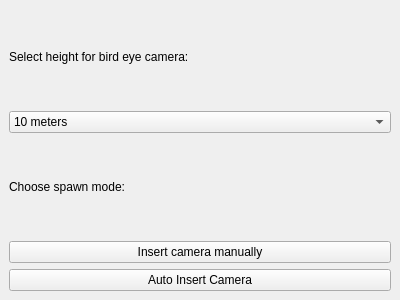
<?xml version="1.0" encoding="UTF-8"?>
<ui version="4.0">
 <class>CameraDockWidget</class>
 <widget class="QDockWidget" name="CameraDockWidget">
  <property name="geometry">
   <rect>
    <x>0</x>
    <y>0</y>
    <width>400</width>
    <height>300</height>
   </rect>
  </property>
  <property name="windowTitle">
   <string>Add Camera</string>
  </property>
  <widget class="QWidget" name="dockWidgetContents">
   <layout class="QGridLayout" name="gridLayout">
    <item row="0" column="0">
     <widget class="QLabel" name="label">
      <property name="text">
       <string>Select height for bird eye camera: </string>
      </property>
     </widget>
    </item>
    <item row="1" column="0">
     <widget class="QComboBox" name="cameraheight">
      <item>
       <property name="text">
        <string>10 meters</string>
       </property>
      </item>
      <item>
       <property name="text">
        <string>20 meters</string>
       </property>
      </item>
      <item>
       <property name="text">
        <string>30 meters</string>
       </property>
      </item>
      <item>
       <property name="text">
        <string>40 meters</string>
       </property>
      </item>
      <item>
       <property name="text">
        <string>50 meters</string>
       </property>
      </item>
      <item>
       <property name="text">
        <string>60 meters</string>
       </property>
      </item>
      <item>
       <property name="text">
        <string>70 meters</string>
       </property>
      </item>
      <item>
       <property name="text">
        <string>80 meters</string>
       </property>
      </item>
      <item>
       <property name="text">
        <string>90 meters</string>
       </property>
      </item>
     </widget>
    </item>
    <item row="2" column="0">
     <widget class="QLabel" name="label_2">
      <property name="text">
       <string>Choose spawn mode:</string>
      </property>
     </widget>
    </item>
    <item row="3" column="0">
     <widget class="QPushButton" name="AddCameraposition">
      <property name="text">
       <string>Insert camera manually</string>
      </property>
     </widget>
    </item>
    <item row="4" column="0">
     <widget class="QPushButton" name="AddCamerabutton">
      <property name="text">
       <string>Auto Insert Camera</string>
      </property>
     </widget>
    </item>
   </layout>
  </widget>
 </widget>
 <resources/>
 <connections/>
</ui>
